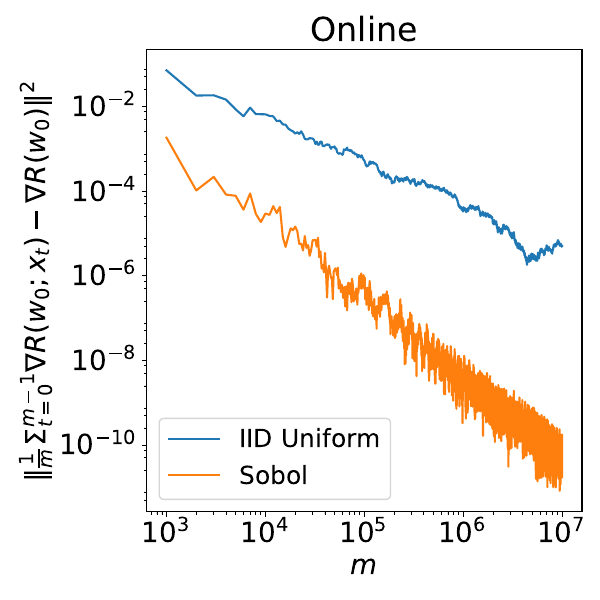

Source code (Julia):
using LinearAlgebra, Statistics
using Distributions, QuasiMonteCarlo, Random
using IterTools, ProgressBars
using JLD
using LaTeXStrings
using PyPlot

SEED    = 42
Random.seed!(SEED)

RUNS    = 1
EPOCHS  = 1000
n       = 10000
d       = 10
T       = n * EPOCHS


# synthetic d-dimensional least squares problem
wgen = rand(d);

# Quasi-random distributions
qrngs = Dict([("IID Uniform"     , UniformSample()), 
              ("Sobol"           , SobolSample())])
qrng_names = collect(keys(qrngs))

# data distribution
# x ~ N(0,I_d)
# y ~ N(x'wopt, 1)
# goal is to learn w, which is to minimize E[0.5*(x'w - y)^2]

# online mode:  draw samples from this integral at every SGD iteration
# offline mode: draw n samples iid uniformly from this integral 
#               to form a training set,
#               then draw one sample from the training set 
#               at every SGD iteration
# note here the samples used in SGD are the ones that are drawn
# with a low-discrepency sequence

function gen_xy(q::Vector{Float64})
    xi = quantile(Normal(), q[1:d])  
    yi = quantile(Normal(xi'wgen, 1), q[end])
    return (xi, yi)
end


function gen_syn_data(num_examples::Int64, qrng_name::String, dim::Int64, seed::Int64)
    Random.seed!(SEED) 
    
    lb = zeros(dim)
    ub = ones(dim)
    
    distrib = qrngs[qrng_name]
    qmc_samples = QuasiMonteCarlo.sample(num_examples, lb, ub, distrib)

    syn_data = []
    v = occursin("Randomized", qrng_name) ? rand(dim) : zeros(dim)
    for i in 1:num_examples
        q = mod.(qmc_samples[:,i] + v, 1)
        push!(syn_data, gen_xy(q))
        
    end
    return syn_data
end


function gen_syn_data_all()
    gaussian_samples = Dict()
    # for each distribution, pre-generate the stream of examples
    # to be used in T iterations of online SGD
    # for a specified number of runs
    iter_qrngs = ProgressBar(qrngs)
    for (qrng_name, ~) in iter_qrngs
        println(iter_qrngs, "generating data for $qrng_name...")

        data = []
        iter_runs = ProgressBar(1:RUNS)
        for run in iter_runs
            println(iter_runs, "working on run $run")
            data_run = gen_syn_data(T, qrng_name, d+1, SEED+run)
            push!(data, data_run)
        end
        gaussian_samples[qrng_name] = data
    end
    return gaussian_samples
end


function grad_errors(T::Int64, wtau::Vector{Float64}, fullgrad::Vector{Float64},
             samples::Vector{Any}, ordering::Vector{Int64})
    errs = zeros(T)
    acc = zeros(d)
    for m in 1:T
        (xi, yi) = samples[ordering[m]]
        acc += (xi'wtau - yi) * xi
        errs[m] = norm(acc/m - fullgrad)^2
    end
    return errs
end


# training
result_fn = "on-graderr-$n-$d-$RUNS-$EPOCHS-$SEED-$qrng_names.jld"
if isfile(result_fn)
    println("loading results from $result_fn")
    result = load(result_fn)
    println("results loaded")
else
    println("generating data...")
    samples_online = gen_syn_data_all() 

    println("begin computing gradient errors...")
    result = Dict()
    
    w0 = zeros(d)
    for qrng_name in qrng_names
        err_list = zeros(RUNS, T)
        
        for run in 1:RUNS            
            samples = samples_online[qrng_name][run]
            full_grad = w0 - wgen   
            err_list[run, :] = grad_errors(T, w0, full_grad, samples, collect(1:T))
        end
        result[qrng_name] = err_list
    end

    println("completed")

    save(result_fn, result)
    println("results file saved at $result_fn")
end

println("plotting...")

figure(figsize = (6,6))
for qrng_name in ["IID Uniform", "Sobol"]
    err_list = result[qrng_name]
    err_mean = mean(err_list, dims=1)'[1000:1000:T]

    loglog(collect(1000:1000:T), err_mean, label=qrng_name)
end

legend(loc="lower left", fontsize=18)

xlabel(L"m", fontsize=20)
ylabel(L"\Vert \frac{1}{m}\Sigma_{t=0}^{m-1}\nabla R(w_0; x_t) - \nabla R(w_0)\Vert^2", fontsize=20)
title("Online", fontsize=24)
xticks(fontsize=20)
yticks(fontsize=20)

ax = gca()
locmin = matplotlib.ticker.LogLocator(base=10.0, subs=(0.25,0.5,0.75), numticks=50)
ax.yaxis.set_minor_locator(locmin)
ax.yaxis.set_minor_formatter(matplotlib.ticker.NullFormatter())

tight_layout()
plot_fn = "qmc-graderr-online.pdf"
savefig(plot_fn)
println("plot saved at $plot_fn")

